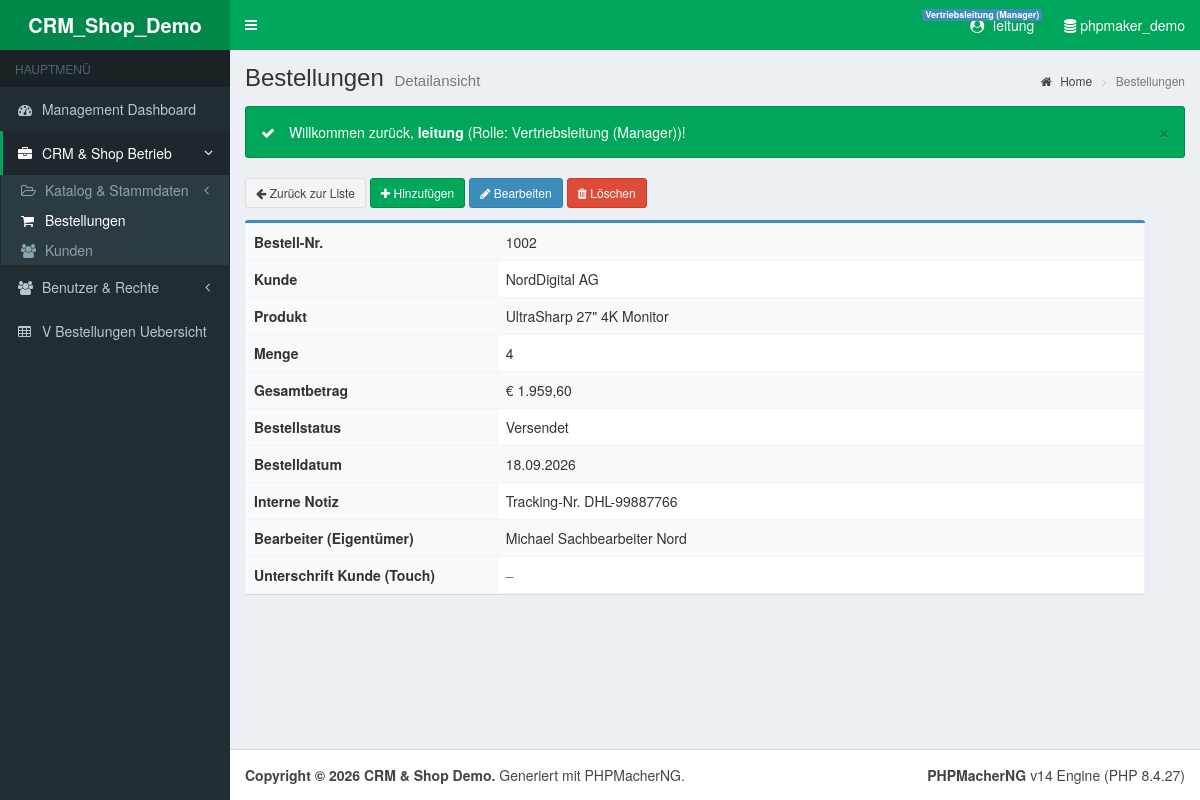
Page /output/crm_shop_demo/bestellungenview.php?key=1002 (signed in) on the committed database.
### tables this page shows
CREATE TABLE `userlevels` (
  `userlevelid` int(11) NOT NULL COMMENT 'Rollen-ID',
  `userlevelname` varchar(80) NOT NULL COMMENT 'Rollen-Bezeichnung',
  PRIMARY KEY (`userlevelid`)
);

CREATE TABLE `userlevelpermissions` (
  `userlevelid` int(11) NOT NULL COMMENT 'Rollen-ID',
  `tablename` varchar(190) NOT NULL COMMENT 'Tabellenname',
  `permission` int(11) NOT NULL DEFAULT '0' COMMENT 'Rechte-Bitmaske (Add=1,Del=2,Edit=4,List=8,Admin=16,View=32,Search=64)',
  PRIMARY KEY (`userlevelid`, `tablename`)
);

CREATE TABLE `bestellungen` (
  `bestellung_id` int(11) NOT NULL AUTO_INCREMENT COMMENT 'Bestell-Nr.',
  `kunde_id` int(11) NOT NULL COMMENT 'Kunde',
  `produkt_id` int(11) NOT NULL COMMENT 'Produkt',
  `menge` int(11) NOT NULL DEFAULT '1' COMMENT 'Menge',
  `gesamtbetrag` decimal(10,2) NOT NULL COMMENT 'Gesamtbetrag',
  `status` enum('Offen','In Bearbeitung','Versendet','Abgeschlossen','Storniert') NOT NULL DEFAULT 'Offen' COMMENT 'Bestellstatus',
  `bestelldatum` date NOT NULL COMMENT 'Bestelldatum',
  `bemerkung` text COMMENT 'Interne Notiz',
  `erstellt_von` int(11) DEFAULT '3' COMMENT 'Sachbearbeiter (User ID)',
  `unterschrift_kunde` longtext COMMENT 'Unterschrift Kunde (Touch)',
  PRIMARY KEY (`bestellung_id`),
  KEY `idx_kunde` (`kunde_id`),
  KEY `idx_produkt` (`produkt_id`),
  CONSTRAINT `fk_bestellung_kunde` FOREIGN KEY (`kunde_id`) REFERENCES `kunden` (`kunde_id`) ON DELETE CASCADE,
  CONSTRAINT `fk_bestellung_produkt` FOREIGN KEY (`produkt_id`) REFERENCES `produkte` (`produkt_id`) ON DELETE CASCADE
);

### output/crm_shop_demo/bestellungenview.php (the view, shortened to what the rows shown need)
<?php
require_once dirname(__FILE__) . '/bestellungeninfo.php';
$Table = new cTable_bestellungen();
$Security = ew_Security();
$Security->CheckPagePermission($Table->TableName, EW_ALLOW_VIEW);
$conn = ew_Connect();
$keyStr = ew_Get('key', '');
$keyParams = array();
$keyWhere = $Table->BuildKeyWhere($keyStr, $keyParams);
$uidFilter = $Security->BuildUserIDFilter($Table, $keyParams);
if ($uidFilter !== '') {
    $keyWhere .= ' AND ' . $uidFilter;
}
$row = $conn->LoadRow($Table->SqlSelect() . ' WHERE ' . $keyWhere, $keyParams);
$rowAttrs = array('class' => '', 'style' => '');
$Table->Row_Rendering($row);
$Table->Row_Rendered($row, $rowAttrs);
$PageTitle = $Table->TableCaption;
$PageSubTitle = 'Detailansicht';
require_once dirname(__FILE__) . '/header.php';?>
<div class="box box-primary ewForm">
    <div class="box-body no-padding">
        <table class="table table-bordered table-striped">
            <tbody>
                <?php foreach ($Table->Fields as $fName => $fMeta):
                ?>
                <tr>
                    <th style="width:28%; background:#f9fafc;"><?php echo ew_HtmlEncode($fMeta['caption']); ?></th>
                    <td><?php echo ew_FormatViewValue(isset($row[$fName]) ? $row[$fName] : null, $fMeta); ?></td>
                </tr>
                <?php endforeach; ?>
            </tbody>
        </table>
    </div>
</div>
<?php
require_once dirname(__FILE__) . '/footer.php'; ?>

### output/crm_shop_demo/header.php (shortened to what the rows shown need)
<?php
require_once dirname(__FILE__) . '/phpfn14.php';
$Security = ew_Security();
$currentScript = basename($_SERVER['PHP_SELF']);
if (!function_exists('ew_CanViewMenuItem')) {
    function ew_CanViewMenuItem($item, $Security)
    {
        if (!empty($item['table'])) {
            return $Security->CanList($item['table']);
        }
        return $Security->IsLoggedIn();
    }
    function ew_BuildMenuTree($items)
    {
        $byId = array();
        foreach ($items as $it) {
            $it['children'] = array();
            $byId[$it['id']] = $it;
        }
        $tree = array();
        foreach ($byId as $id => &$node) {
            $pid = $node['parent_id'];
            if ($pid !== '' && isset($byId[$pid]) && $pid !== $id) {
                $byId[$pid]['children'][] = &$node;
            } else {
                $tree[] = &$node;
            }
        }
        return $tree;
    }
    function ew_FilterAndMarkMenuTree($nodes, $Security, $currentScript, &$hasActiveOut)
    {
        $visible = array();
        foreach ($nodes as $node) {
            $childActive = false;
            $children = !empty($node['children'])
                ? ew_FilterAndMarkMenuTree($node['children'], $Security, $currentScript, $childActive)
                : array();
            $node['children'] = $children;
            $selfActive = false;
            if (!empty($node['slug'])) {
                if ($node['source_type'] === 'table') {
                    $selfActive = (strpos($currentScript, $node['slug']) === 0);
                } else {
                    $selfActive = ($currentScript === $node['slug']);
                }
            }
            $hasOwnLink = ($node['url'] !== '' && $node['url'] !== '#');
            if (!empty($children)) {
                $node['is_active'] = ($selfActive || $childActive);
                $visible[] = $node;
            } elseif ($hasOwnLink && ew_CanViewMenuItem($node, $Security)) {
                $node['is_active'] = $selfActive;
                $visible[] = $node;
            }
        }
        return $visible;
    }
    function ew_RenderSidebarMenuNodes($nodes, $level = 0)
    {
        $html = '';
        foreach ($nodes as $node) {
            $hasChildren = !empty($node['children']);
            $classes = array();
            if ($hasChildren) {
                $classes[] = 'treeview';
            }
            if (!empty($node['is_active'])) {
                $classes[] = 'active';
                if ($hasChildren) {
                    $classes[] = 'menu-open';
                }
            }
            $classAttr = !empty($classes) ? ' class="' . implode(' ', $classes) . '"' : '';
            $href = $hasChildren && ($node['url'] === '' || $node['url'] === '#') ? '#' : $node['url'];
            $targetAttr = (!empty($node['target']) && $node['target'] !== '_self' && !$hasChildren)
                ? ' target="' . ew_HtmlEncode($node['target']) . '" rel="noopener"'
                : '';
            $icon = !empty($node['icon']) ? $node['icon'] : ($level > 0 ? 'fa-circle-o' : 'fa-table');
            $html .= '<li' . $classAttr . '>';
            $html .= '<a href="' . ew_HtmlEncode($href) . '"' . $targetAttr . '>';
            $html .= '<i class="fa ' . ew_HtmlEncode($icon) . '"></i> ';
            if ($level === 0) {
                $html .= '<span>' . ew_HtmlEncode($node['caption']) . '</span>';
            } else {
                $html .= ew_HtmlEncode($node['caption']);
            }
            if ($hasChildren) {
                $html .= '<span class="pull-right-container"><i class="fa fa-angle-left pull-right"></i></span>';
            }
            $html .= '</a>';
            if ($hasChildren) {
                $html .= "\n" . '<ul class="treeview-menu">' . "\n";
                $html .= ew_RenderSidebarMenuNodes($node['children'], $level + 1);
                $html .= '</ul>' . "\n";
            }
            $html .= '</li>' . "\n";
        }
        return $html;
    }
}
$ewMenuDummyActive = false;
$ewMenuTree = ew_FilterAndMarkMenuTree(ew_BuildMenuTree($ewMenuItems), $Security, $currentScript, $ewMenuDummyActive);
$ewUiTemplate = defined('EW_UI_TEMPLATE') ? EW_UI_TEMPLATE : 'adminlte2';
$ewIsTopNav = ($ewUiTemplate === 'topnav');
$ewBodyClasses = 'hold-transition ' . EW_THEME_SKIN . ' ' . ($ewIsTopNav ? 'layout-top-nav' : EW_LAYOUT_STYLE) . ' ew-tpl-' . $ewUiTemplate;
?>
<!DOCTYPE html>
<html lang="de">
<head>
    <link rel="stylesheet" href="assets/vendor/bootstrap3/css/bootstrap.min.css">
    <link rel="stylesheet" href="assets/vendor/font-awesome/css/font-awesome.min.css">
    <link rel="stylesheet" href="assets/vendor/adminlte/css/AdminLTE.min.css">
    <link rel="stylesheet" href="assets/vendor/adminlte/css/skins/_all-skins.min.css">
    <script src="assets/vendor/jquery/jquery.min.js"></script></head>
<body class="<?php echo ew_HtmlEncode($ewBodyClasses); ?>">
<div class="wrapper">
    <header class="main-header">
        <?php if ($ewIsTopNav): ?>
        <nav class="navbar navbar-static-top" role="navigation">
            <div class="container-fluid">
                <div class="navbar-header">
                    <a href="index.php" class="navbar-brand"><b><?php echo ew_HtmlEncode(EW_PROJECT_NAME); ?></b></a>
                    <button type="button" class="navbar-toggle collapsed" data-toggle="collapse" data-target="#ew-navbar-collapse">
                        <i class="fa fa-bars"></i>
                    </button>
                </div>
                <div class="collapse navbar-collapse pull-left" id="ew-navbar-collapse">
                    <ul class="nav navbar-nav">
                        <?php echo ew_RenderTopNavbarMenuNodes($ewMenuTree, 0); ?>
                        <?php if ($Security->IsEnabled() && $Security->IsSysAdmin() && is_file(dirname(__FILE__) . '/userpriv.php')): ?>
                        <li class="<?php echo ($currentScript === 'userpriv.php') ? 'active' : ''; ?>">
                            <a href="userpriv.php"><i class="fa fa-shield text-yellow"></i> <span>Rollen-Berechtigungen</span></a>
                        </li>
                        <?php endif; ?>
                    </ul>
                </div>
                <div class="navbar-custom-menu">
                    <ul class="nav navbar-nav">
                        <?php if ($Security->IsEnabled()): ?>
                            <?php if ($Security->IsLoggedIn()): ?>
                                <li class="dropdown user user-menu">
                                    <a href="#" class="dropdown-toggle" data-toggle="dropdown">
                                        <i class="fa fa-user-circle"></i>
                                        <span><?php echo ew_HtmlEncode($Security->CurrentUserName); ?></span>
                                        <span class="label label-primary" style="margin-left:4px;"><?php echo ew_HtmlEncode($Security->CurrentUserLevelName); ?></span>
                                    </a>
                                    <ul class="dropdown-menu">
                                        <li class="user-header" style="height:auto; padding:15px;">
                                            <p style="margin:0;">
                                                <strong><?php echo ew_HtmlEncode($Security->CurrentUserName); ?></strong><br>
                                                <small>Rolle: <?php echo ew_HtmlEncode($Security->CurrentUserLevelName); ?> (Level <?php echo (int)$Security->CurrentUserLevelID; ?>)</small>
                                                <?php if ($Security->CurrentUserID !== ''): ?>
                                                    <br><small>User-ID: <?php echo ew_HtmlEncode($Security->CurrentUserID); ?></small>
                                                <?php endif; ?>
                                            </p>
                                        </li>
                                        <li class="user-footer">
                                            <?php if ($Security->IsSysAdmin() && is_file(dirname(__FILE__) . '/userpriv.php')): ?>
                                            <div class="pull-left">
                                                <a href="userpriv.php" class="btn btn-default btn-flat"><i class="fa fa-shield"></i> Rollen-Rechte</a>
                                            </div>
                                            <?php endif; ?>
                                            <div class="pull-right">
                                                <a href="logout.php" class="btn btn-default btn-flat"><i class="fa fa-sign-out"></i> Abmelden</a>
                                            </div>
                                        </li>
                                    </ul>
                                </li>
                            <?php else: ?>
                                <li><a href="login.php"><i class="fa fa-sign-in"></i> <span>Anmelden</span></a></li>
                            <?php endif; ?>
                        <?php endif; ?>
                        <li>
                            <a href="#" title="Datenbank: <?php echo ew_HtmlEncode(EW_CONN_DB); ?>">
                                <i class="fa fa-database"></i> <span class="hidden-xs"><?php echo ew_HtmlEncode(EW_CONN_DB); ?></span>
                            </a>
                        </li>
                    </ul>
                </div>
            </div>
        </nav>
        <?php else: ?>
        <nav class="navbar navbar-static-top" role="navigation">
            <div class="navbar-custom-menu">
                <ul class="nav navbar-nav">
                    <?php if ($Security->IsEnabled()): ?>
                        <?php if ($Security->IsLoggedIn()): ?>
                            <li class="dropdown user user-menu">
                                <a href="#" class="dropdown-toggle" data-toggle="dropdown">
                                    <i class="fa fa-user-circle"></i>
                                    <span><?php echo ew_HtmlEncode($Security->CurrentUserName); ?></span>
                                    <span class="label label-primary" style="margin-left:4px;"><?php echo ew_HtmlEncode($Security->CurrentUserLevelName); ?></span>
                                </a>
                            </li>
                        <?php else: ?>
                            <li>
                                <a href="login.php"><i class="fa fa-sign-in"></i> <span>Anmelden</span></a>
                            </li>
                        <?php endif; ?>
                    <?php endif; ?>
                </ul>
            </div>
        </nav>
        <?php endif; ?>
    </header>
    <?php if (!$ewIsTopNav): ?>
    <aside class="main-sidebar">
        <section class="sidebar">
            <ul class="sidebar-menu" data-widget="tree">
                <?php echo ew_RenderSidebarMenuNodes($ewMenuTree, 0); ?>
            </ul>
        </section>
    </aside>
    <?php endif; ?>
    <div class="content-wrapper">
        <section class="content-header">
            <h1>
                <?php echo isset($PageTitle) ? ew_HtmlEncode($PageTitle) : ew_HtmlEncode(EW_PROJECT_TITLE); ?>
                <?php if (!empty($PageSubTitle)): ?>
                    <small><?php echo ew_HtmlEncode($PageSubTitle); ?></small>
                <?php endif; ?>
            </h1>
        </section>
        <section class="content">

### rows in the picture
userlevels: userlevelname "Vertriebsleitung (Manager)"
userlevelpermissions: caption "V Bestellungen Uebersicht"
bestellungen: bestellung_id "1002", menge "4", gesamtbetrag "€ 1.959,60", status "Versendet", bestelldatum "18.09.2026", bemerkung "Tracking-Nr. DHL-99887766"

### other values in the picture
ew_HtmlEncode(EW_PROJECT_NAME) "CRM_Shop_Demo"
ew_HtmlEncode($Security->CurrentUserName) "leitung"
ew_HtmlEncode(EW_CONN_DB) "phpmaker_demo"
ew_HtmlEncode($node['caption']) "Management Dashboard"
ew_HtmlEncode($node['caption']) "CRM & Shop Betrieb"
ew_HtmlEncode($node['caption']) "Benutzer & Rechte"
ew_HtmlEncode($PageTitle) "Bestellungen"
ew_HtmlEncode($PageSubTitle) "Detailansicht"
$m "Willkommen zurück, leitung (Rolle: Vertriebsleitung (Manager))!"
ew_HtmlEncode($fMeta['caption']) "Bestell-Nr."
ew_HtmlEncode($fMeta['caption']) "Kunde"
ew_FormatViewValue(isset($row[$fName]) ? $row[$fName] : null, $fMeta) "NordDigital AG"
ew_HtmlEncode($fMeta['caption']) "Produkt"
ew_FormatViewValue(isset($row[$fName]) ? $row[$fName] : null, $fMeta) "UltraSharp 27\" 4K Monitor"
ew_HtmlEncode($fMeta['caption']) "Menge"
